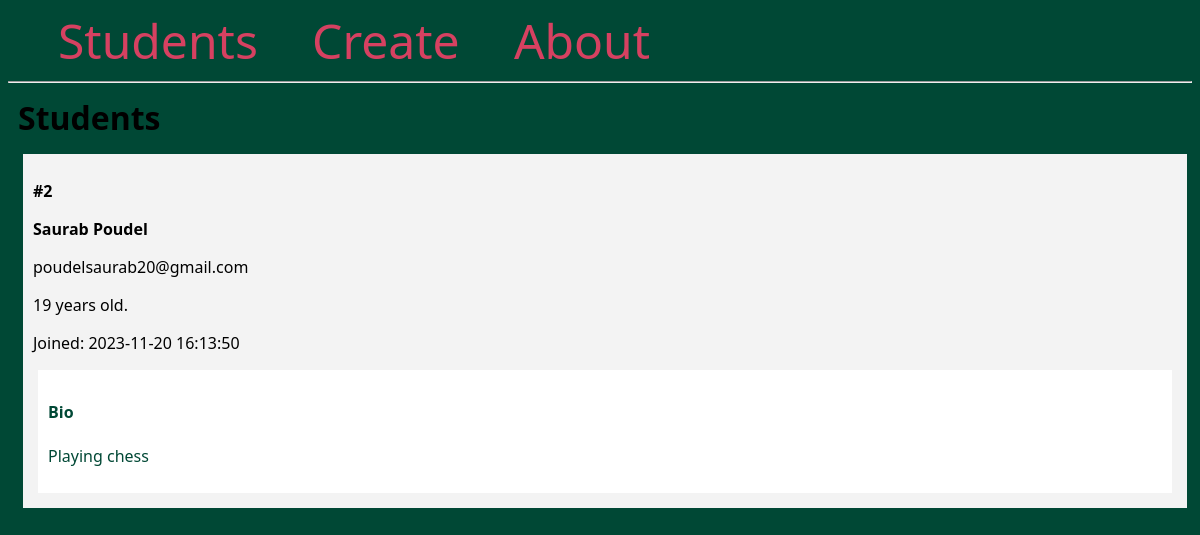
Page /search/2/ on the committed database.
### app.py (models this page shows, shortened)
class Student(db.Model):
    id = db.Column(db.Integer, primary_key=True)
    firstname = db.Column(db.String(100), nullable=False)
    lastname = db.Column(db.String(100), nullable=False)
    email = db.Column(db.String(80), unique=True, nullable=False)
    age = db.Column(db.Integer)
    created_at = db.Column(db.DateTime(timezone=True),
                           server_default=func.now())
    bio = db.Column(db.Text)

### app.py (the view)
@app.route('/search/<int:student_id>/')
def student(student_id):
    student = Student.query.get_or_404(student_id)
    return render_template('student.html', student=student)

### templates/student.html
{%extends 'base.html'%}
{%block content%}
<h1 class="title">{% block title %} Students {% endblock %}</h1>
    <div class="content">
            <div class="student">
                <p><b>#{{ student.id }}</b></p>
                <b>
                    <p class="name">{{ student.firstname }} {{ student.lastname }}</p>
                </b>
                <p>{{ student.email }}</p>
                <p>{{ student.age }} years old.</p>
                <p>Joined: {{ student.created_at }}</p>
                <div class="bio">
                    <h4>Bio</h4>
                    <p>{{ student.bio }}</p>
                </div>
            </div>
    </div>
{%endblock%}

### templates/base.html (style rules this page uses)
body { font-family: 'Segoe UI', Tahoma, Geneva, Verdana, sans-serif; background-color: #004835; }
.title { margin: 5px; }
.content { margin: 5px; width: 100%; display: flex; flex-direction: row; flex-wrap: wrap; }
.student { flex: 20%; padding: 10px; margin: 5px; background-color: #f3f3f3; inline-size: 100%; }
.bio { padding: 10px; margin: 5px; background-color: #ffffff; color: #004835; }

### rows in the picture
Student: id "2", firstname "Saurab", lastname "Poudel", email "poudelsaurab20@gmail.com", age "19", created_at "2023-11-20 16:13:50", bio "Playing chess"
